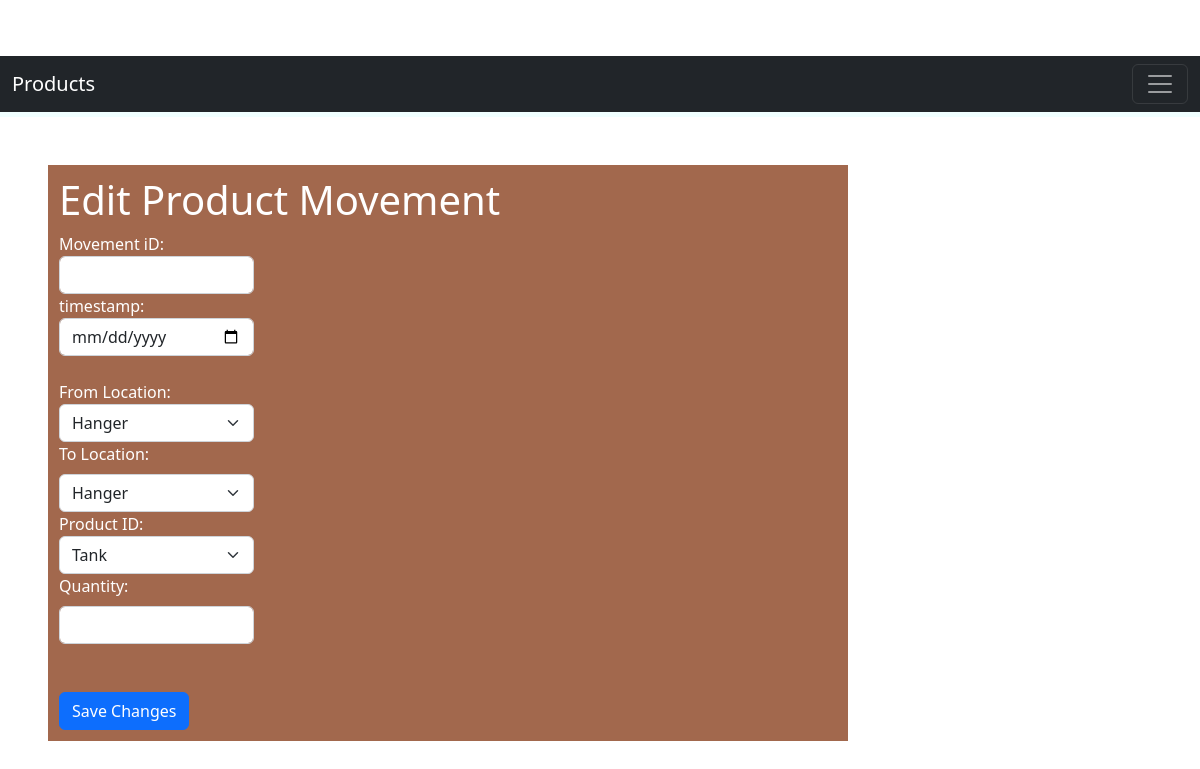
Page /edit_product_movement/testw on the earlier database version.
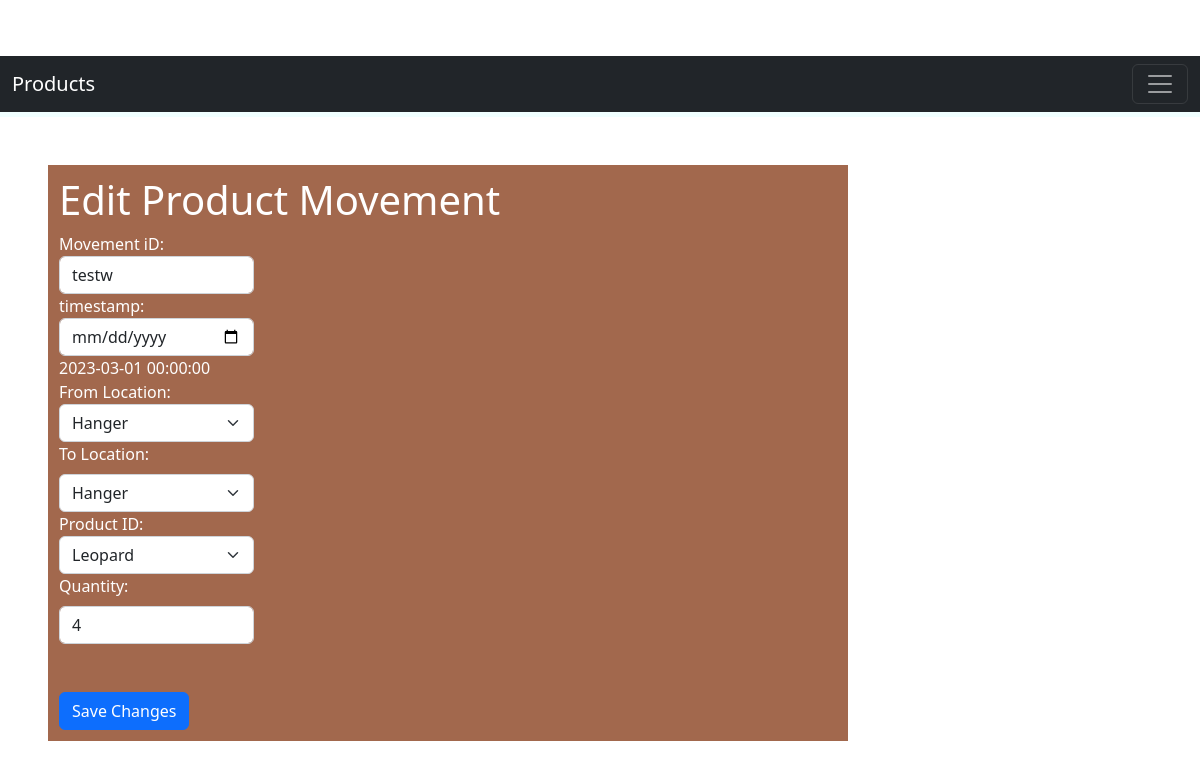
Same page on the later database version.
### models.py (models this page shows, shortened)
class ProductMovement(db.Model):
    __tablename__ = 'productMovement'
    movement_id = db.Column(db.String(50), primary_key=True)
    timestamp = db.Column(db.DateTime, nullable=False,default=datetime.datetime.now())
    from_location = db.Column(db.String(50), db.ForeignKey('location.location_id'))
    to_location = db.Column(db.String(50), db.ForeignKey('location.location_id'))
    product_id = db.Column(db.String(50), db.ForeignKey('product.product_id'))
    qty = db.Column(db.Integer, nullable=False)

### App.py (the view, shortened to what this page needs)
@app.route('/edit_product_movement/<movement_id>', methods=['GET', 'POST'])
def edit_product_movement(movement_id):
    product_movement = ProductMovement.query.filter_by(movement_id=movement_id).first()
    products = Product.query.all()
    locations = Location.query.all()
    return render_template('edit_product_movement.html', product_movement=product_movement, product=products, products=products, locations=locations)

### templates/edit_product_movement.html (shortened to what this page needs)
{% include "index.html" %}
<!DOCTYPE html>
<html>
  <head>
  </head>
  <body>
    <div class="all m-5 col-md-8 ">
    <h1>Edit Product Movement</h1>
    <form method="post" action="{{ url_for('edit_product_movement', movement_id=product_movement.movement_id) }}">
      <div class="col-md-3">
      <label >Movement iD: </label>
      <input type="text" class="form-control" name="movement_id" value="{{ product_movement.movement_id }}" required>
    </div>
    <div class="col-md-3">
      <label >timestamp: </label>
      <input type="date" class="form-control" name="timestamp" value="{{ product_movement.timestamp }}" required>
      <label>{{ product_movement.timestamp }} </label>
    </div>
    <div class="col-md-3">
      <label for="from_location">From Location:</label>
      <select class="form-select" name="from_location" >
        {% for location in locations %}
            <option value="{{ location.location_id }}" >{{ location.location_id }}</option>
        {% endfor %}
      </select>
    </div>
    <div class="col-md-3">
      <label class="form-label"  for="to_location">To Location:</label>
      <select class="form-select" name="to_location" >
        {% for location in locations %}
            <option value="{{ location.location_id }}">{{ location.location_id}}</option>
        {% endfor %}
      </select>
    </div>
      <div class="col-md-3">
      <label for="product_id">Product ID:</label>
      <select class="form-select" name="product_id" required>
        {% for product in products %}
          {% if product.product_id == product_movement.product_id %}
            <option value="{{ product.product_id }}" selected>{{ product.product_id }}</option>
          {% else %}
            <option value="{{ product.product_id }}">{{ product.product_id }}</option>
          {% endif %}
        {% endfor %}
      </select>
    </div>
      <div class="col-md-3">
      <label class="form-label" for="qty">Quantity:</label>
      <input type="number" class="form-control" name="qty" value="{{ product_movement.qty }}" required><br><br>
    </div>
      <button type="submit" class="btn btn-primary">Save Changes</button>
    </form>
  </div>
  </body>
</html>

Differences in the rows shown:
added ProductMovement: movement_id "testw", timestamp "2023-03-01 00:00:00", qty "4"
Other differences:
form field product_id: "Tank" → "Leopard"
